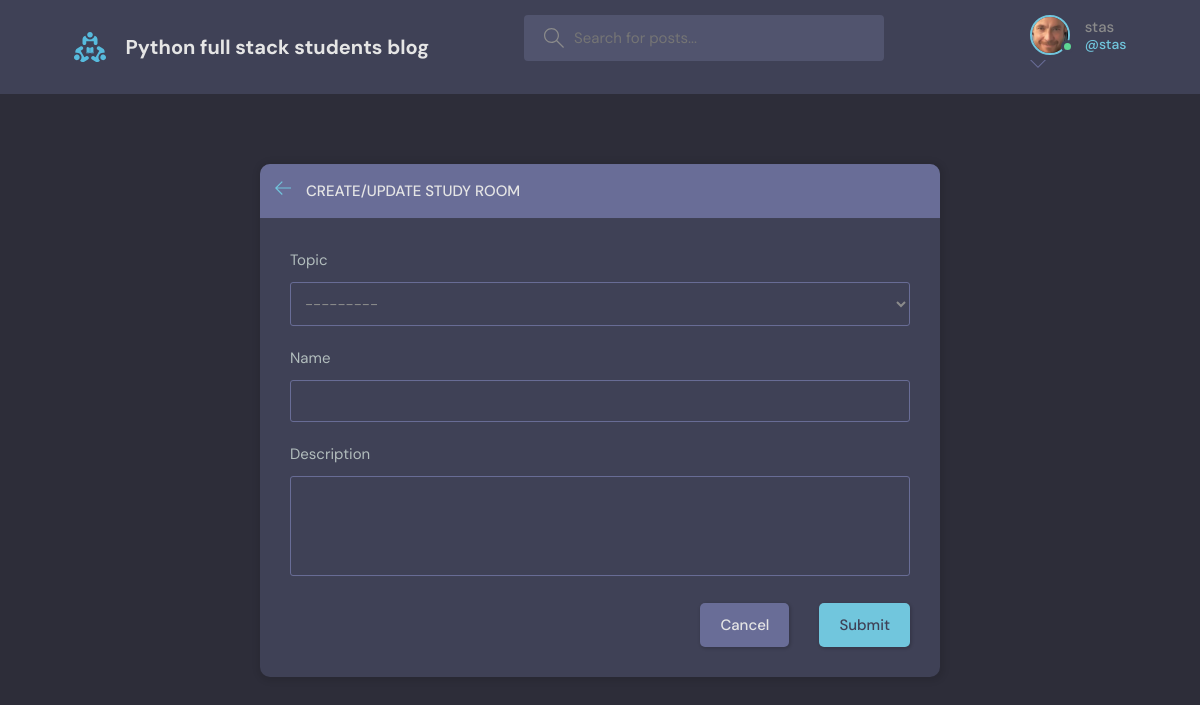
Screenshot of /create-room/ (signed in) with the database file from the repository.
### base/models.py (models this page shows)
class User(AbstractUser):
    name = models.CharField(max_length=200, null=True)
    email = models.EmailField(unique=True, null=True)
    bio = models.TextField(null=True)
    avatar = models.ImageField(null=True, default="avatar.svg")
    USERNAME_FIELD = 'email'
    REQUIRED_FIELDS = ['username']

### base/views.py (the view, shortened to what this page needs)
# urls.py: path('create-room/', views.createRoom, name="create-room"),
@login_required(login_url='login')
def createRoom(request):
    form = RoomForm()
    context = {'form': form}
    return render(request, 'base/room_form.html', context)

### base/forms.py
class RoomForm(ModelForm):
    class Meta:
        model = Room
        fields = '__all__'
        exclude = ['host', 'participants']

### base/models.py (called while the page is built)
    def __str__(self):
        return self.name

### base/templates/base/room_form.html (shortened to what this page needs)
{% extends 'main.html' %}
{% block content %}
  <main class="create-room layout">
    <div class="container">
      <div class="layout__box">
        <div class="layout__boxHeader">
          <div class="layout__boxTitle">
            <a href="{% url 'home' %}">
              <svg version="1.1" xmlns="http://www.w3.org/2000/svg" width="32" height="32" viewBox="0 0 32 32">
                <title>arrow-left</title>
                <path
                  d="M13.723 2.286l-13.723 13.714 13.719 13.714 1.616-1.611-10.96-10.96h27.625v-2.286h-27.625l10.965-10.965-1.616-1.607z">
                </path>
              </svg>
            </a>
            <h3>Create/Update Study Room</h3>
          </div>
        </div>
        <div class="layout__body">
          <form class="form" action="#" method="POST">
            {% for field in form %}
            <div class="form__group">
              <label for="room_name">{{field.label}}</label>
              {{field}}
            </div>
            {% endfor %}
            <div class="form__action">
              <a class="btn btn--dark" href="{{ request.META.HTTP_REFERER}}">Cancel</a>
              <button class="btn btn--main" type="submit">Submit</button>
            </div>
          </form>
        </div>
      </div>
    </div>
  </main>
  {% endblock %}

### templates/navbar.html (shortened to what this page needs)
{% load static %}
<header class="header header--loggedIn">
    <div class="container">
      <a href="{% url 'home' %}" class="header__logo">
        <img src="{% static 'images/logo.svg' %}" />
        <h1>Python full stack students blog</h1>
      </a>
      <form class="header__search" method="GET" action="{% url 'home' %}">
        <label>
          <input name="q" placeholder="Search for posts..." />
        </label>
      </form>
      <nav class="header__menu">
        {% if request.user.is_authenticated %}
        <div class="update-user">
          <a href="{% url 'user-profile' request.user.id %}">
            <div class="avatar avatar--medium active">
              <img src="{{request.user.avatar.url}}" />
            </div>
            <p>{{ request.user.username }}<span>@{{request.user.username }}</span></p>
          </a>
          <button class="dropdown-button">
            <svg version="1.1" xmlns="http://www.w3.org/2000/svg" width="32" height="32" viewBox="0 0 32 32">
              <title>chevron-down</title>
              <path d="M16 21l-13-13h-3l16 16 16-16h-3l-13 13z"></path>
            </svg>
          </button>
        </div>
        {% else %}
            <a href="{% url 'login' %}"
            <img scr="{% static 'images/avatar.svg' %}"    />
            <p>Login</p>
            </a>
        {% endif %}
      </nav>
    </div>
  </header>

### rows the page displays
User: user.avatar (picture), user.username "stas"

### other values shown
{{ field.label }} "Topic" "Name" "Description"
